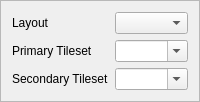
<widget class="QFrame" name="frame_Tilesets">
                       <property name="sizePolicy">
                        <sizepolicy hsizetype="Preferred" vsizetype="Fixed">
                         <horstretch>0</horstretch>
                         <verstretch>0</verstretch>
                        </sizepolicy>
                       </property>
                       <property name="frameShape">
                        <enum>QFrame::Shape::StyledPanel</enum>
                       </property>
                       <property name="frameShadow">
                        <enum>QFrame::Shadow::Raised</enum>
                       </property>
                       <layout class="QFormLayout" name="formLayout">
                        <item row="1" column="0">
                         <widget class="QLabel" name="label_PrimaryTileset">
                          <property name="text">
                           <string>Primary Tileset</string>
                          </property>
                         </widget>
                        </item>
                        <item row="1" column="1">
                         <widget class="NoScrollComboBox" name="comboBox_PrimaryTileset">
                          <property name="focusPolicy">
                           <enum>Qt::FocusPolicy::StrongFocus</enum>
                          </property>
                          <property name="toolTip">
                           <string>&lt;html&gt;&lt;head/&gt;&lt;body&gt;&lt;p&gt;Primary Tileset&lt;/p&gt;&lt;p&gt;Defines the first 0x1000 (4096) metatiles available for the map.&lt;/p&gt;&lt;/body&gt;&lt;/html&gt;</string>
                          </property>
                          <property name="editable">
                           <bool>true</bool>
                          </property>
                          <property name="minimumContentsLength">
                           <number>0</number>
                          </property>
                         </widget>
                        </item>
                        <item row="2" column="0">
                         <widget class="QLabel" name="label_SecondaryTileset">
                          <property name="text">
                           <string>Secondary Tileset</string>
                          </property>
                         </widget>
                        </item>
                        <item row="2" column="1">
                         <widget class="NoScrollComboBox" name="comboBox_SecondaryTileset">
                          <property name="focusPolicy">
                           <enum>Qt::FocusPolicy::StrongFocus</enum>
                          </property>
                          <property name="toolTip">
                           <string>&lt;html&gt;&lt;head/&gt;&lt;body&gt;&lt;p&gt;Secondary Tileset&lt;/p&gt;&lt;p&gt;Defines the second 0x1000 (4096) metatiles available for the map (IDs 0x1000-0x1FFF).&lt;/p&gt;&lt;/body&gt;&lt;/html&gt;</string>
                          </property>
                          <property name="editable">
                           <bool>true</bool>
                          </property>
                          <property name="minimumContentsLength">
                           <number>0</number>
                          </property>
                         </widget>
                        </item>
                        <item row="0" column="1">
                         <widget class="NoScrollComboBox" name="comboBox_LayoutSelector">
                          <property name="minimumContentsLength">
                           <number>0</number>
                          </property>
                         </widget>
                        </item>
                        <item row="0" column="0">
                         <widget class="QLabel" name="label_Layout">
                          <property name="text">
                           <string>Layout</string>
                          </property>
                         </widget>
                        </item>
                       </layout>
                      </widget>
